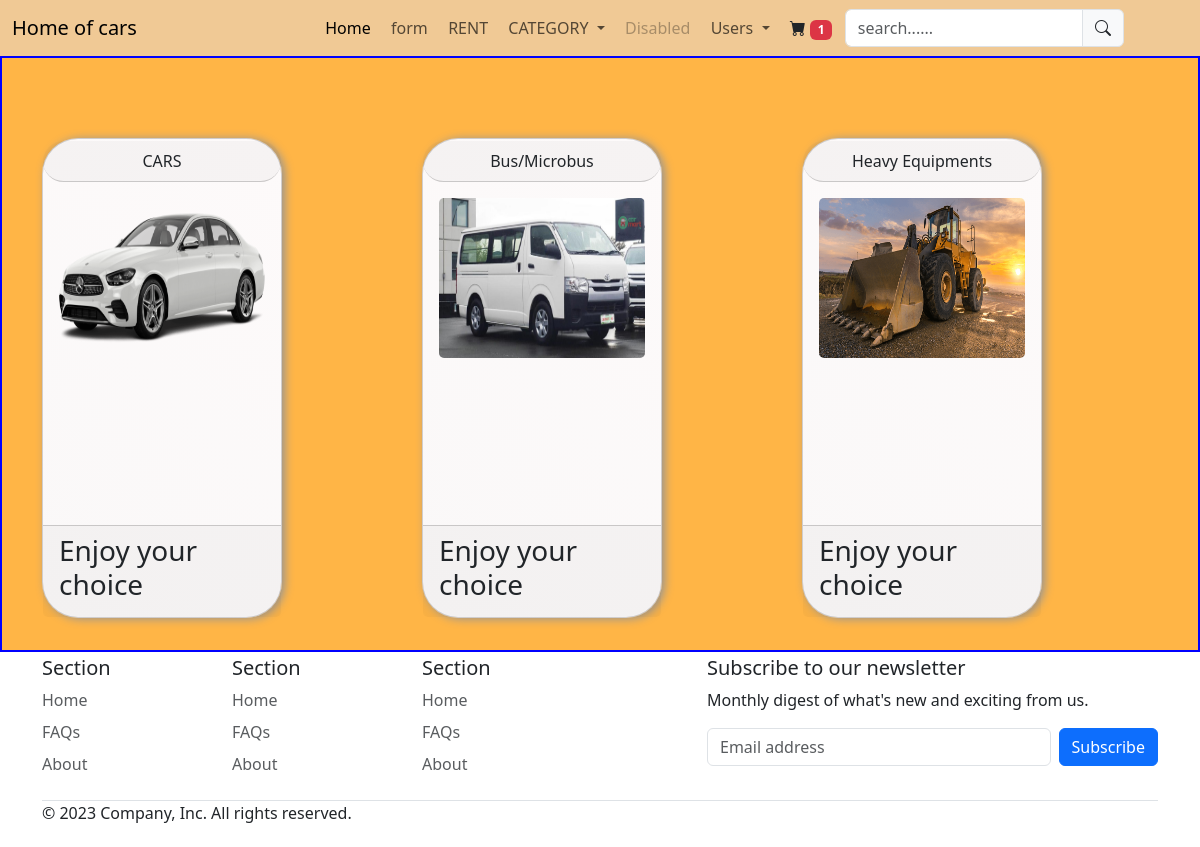
Screenshot of /carrents/home/ with the database file from the repository.
### carrents/models.py (models this page shows, shortened)
class Rentage(models.Model):
    title = models.CharField(max_length=255)
    image = models.ImageField(upload_to='rentage', null=True)
    created_at = models.DateField(auto_now_add=True)

### carrents/views.py (the view)
# urls.py: path('home/', views.home, name='home'),
def home(request):
     cat= Rentage.objects.all()
     context ={
          'cat': cat
     }
     return render(request, 'carrents/home.html', context)

### stores/context_processors.py (called while the page is built)
def categorys(request):
    cats = Category.objects.filter()
    return{
        'catloops': cats
    }

def allcart(request):
    if request.session.get('cart_id', None):
        cart= CartItem.objects.filter()
        total = cart.count()
    elif request.user:
       cart= CartItem.objects.filter()
       total = cart.count()
    return{
            'carts':total
        }

### templates/carrents/home.html (shortened to what this page needs)
{% extends "base.html" %}
{% load humanize %}
{% block content %}
<section id="home">
    <div class="container mt-5">
        <div class="row">
        {% if cat %}
        {% for item in cat %}
            <div class="col-md-4">
                <a href="{% url 'rent' item.id %}" class="text-decoration-none" >
                    <div class="card">
                        <div class="card-header text-center"> {{item.title}} </div>
                        <div class="card-body">
                            <img  class="img-fluid card-img d-flex" src="{{item.image.url}}" alt="">
                        </div>
                        <div class="card-footer">
                            <h3>Enjoy your choice</h3>
                        </div>
                    </div>
                </a>
            </div>
            {% endfor %}
            {% else %}
            <p class="lead">no category for now</p>
            {% endif %}
        </div>
    </div>
</section>
{% endblock content %}

### carsales/static/css/style.css (style rules this page uses)
#home .card { margin-top: 2rem; margin-bottom: 2rem; height: 60vh; width: 20vw; border-radius: 36px; background: linear-gradient(225deg, #fdfafa, #faf8f8); box-shadow: 3px 1px 10px #969595; }
#home .card-header { margin-top: 0.1rem; border-radius: 36px; }
#home .card img { height: 20vh; width: 20vw; }
#home { border: 2px solid blue; background-color: rgba(255, 178, 63, 0.959); }

### rows the page displays
Rentage: title "CARS", image (picture)
Rentage: title "Bus/Microbus", image (picture)
Rentage: title "Heavy Equipments", image (picture)

### other values shown
{{ carts }} "1"
